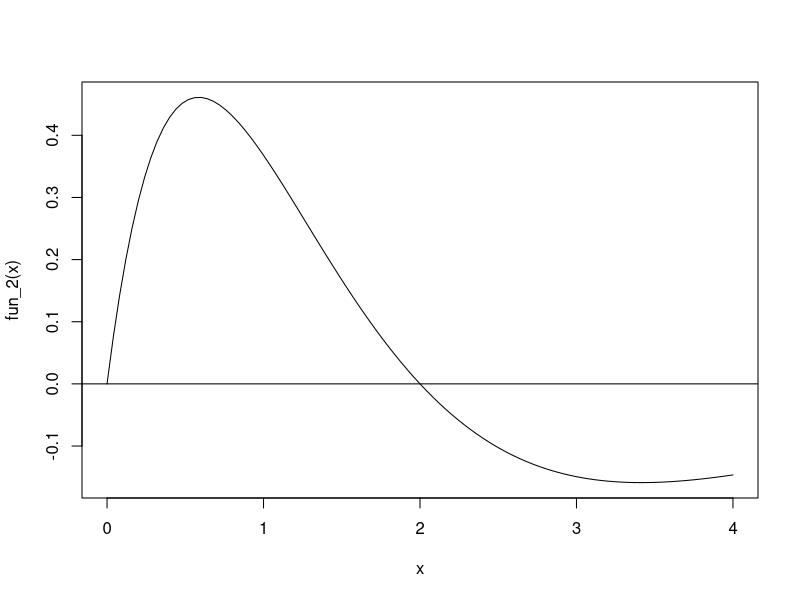
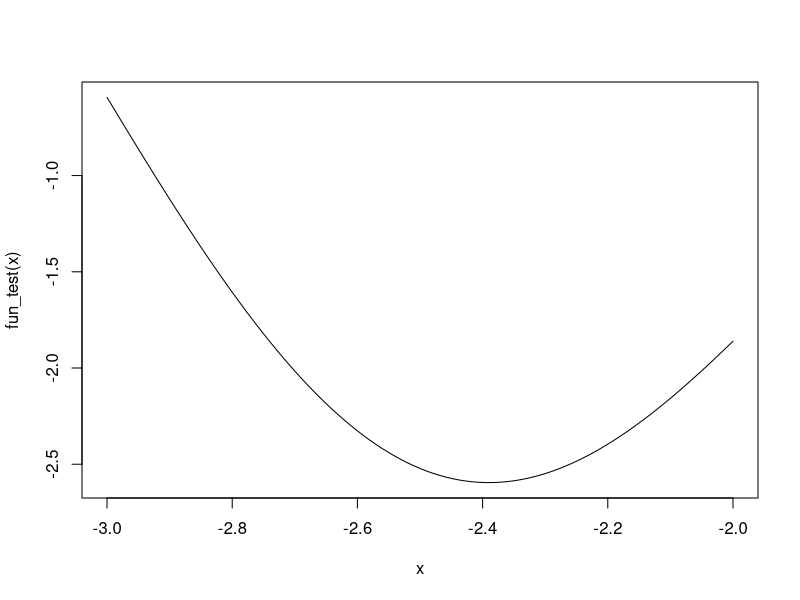
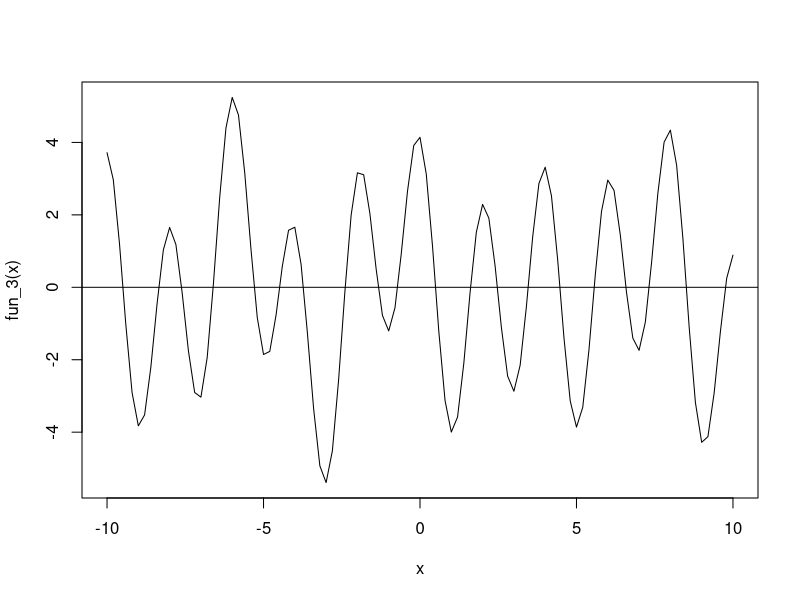

Reproduce these figures in R, in order.
#Exercício 

n_1=function(x){
  
  n=x**2-x-1
  n
  
}


#intervalo
a=1
b=2
#erro
erro_1=0.00003

#Observe a condição 
while (abs(b-a)>erro_1) {
  ab_1=(a+b)/2
  
  
  if(n_1(ab_1)*n_1(a)<0){
    b=ab_1
    
    
  }else{
    
    a=ab_1
  }
     
  
}

print(ab_1)



#exercício 2

#
x_1=2

#ep_1 vai ser determinado pelo problema a seu criterio.
ep_1=0.00001


#Observe que a condição tem que ser um número muito grande.
cond=10000


#
while (cond>ep_1) {
  x_m=x_1-(x_1^2-2)/(2*x_1)
  #valor absoluto até a condição ser satisfeita.
  cond=abs(x_m-x_1)
  #Comparação entre x_1=x_m
  x_1=x_m
  
}

print(x_1)
print(sqrt(2))








#exercício 3 metodo da secante (obs)



fun_1=function(x){
  ab=exp(-x)-x
  ab
  
}

x_n1=1
x_n2=0


erro_g=10000

erro_1=0.00003

#
while (erro_g>erro_1) {
  xm=x_n1-fun_1(x_n1)*(x_n1-x_n2)/(fun_1(x_n1)-fun_1(x_n2))
  
  erro_g=abs(xm-x_n1)
  x_n2=x_n1
  x_n1=xm
  
  
  
}


print(xm)


#pacote para o metodo da bisecção
#Automatizando a função.
uniroot(fun_1,c(0,1))

install.packages("pacman")



fun_2=function(x){
  
  n=2*x*exp(-x)-x^2*exp(-x)
  
  
}


#Observe que estou p
curve(fun_2(x),0,4)

abline(h=0)

uniroot(fun_2,c(1.5,2.2))




fun_test=function(x){
  
  n=sin(x)+cos(x*sqrt(2))+sin(pi*x)
  n
  
  
}


#Observe que foi feito o zoom do gráfico até achar o ponto mínimo da função
#usando a função

curve(fun_test(x),-3,-2)


#Usando a derivada aplicando na função e depois de aproximada a curva 
fun_3=function(x){
  
  n=cos(x)-sin(x*sqrt(2))*sqrt(2)+cos(pi*x)*pi
  
  
}

curve(fun_3(x),-10,10)

abline(h=0)

#Procurando a raiz do problema .
uniroot(fun_3,c(-2.6,-2.2))



#Algoritmo Newton rapsom 


Erro_newton=2000


#função para o vetor gadiente 
der_fun_2=function(x,y){
  
  
  gradiente_1=matrix(c(4*x^3-4*y,8*y^3-4*x),ncol = 1,nrow = 2)
  
  
}


#função para a matriz Heisianna
der_fun=function(x,y){
  
  inversa_1=matrix(c(24*y^2,4,4,12*x^2),ncol = 2,nrow = 2)*1/(288*x^2*y^2-16)
  
  
}



x0=c(2,1)
erro=5000


#estrutura de repetição
n_1=while(erro>0.001){
  
  xi=x0-der_fun(x0[1],x0[2]) %*% der_fun_2(x0[1],x0[2])
  
  erro=sqrt(sum((xi-x0)^2))
  
  x0=xi
  
}


print(xi)

